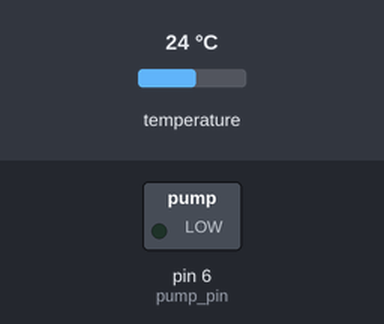
This sketch was run on a simulated Arduino Uno, built with avr-gcc and run on an emulated ATmega328P. Parts: switched loads named in the sketch (green lamp = pin HIGH). The inputs (shaded band) are chosen by the test bench; at power-on: temperature 24 °C. What the sketch prints to the serial monitor is not drawn.

Above: at 0.1 s.
At 0.8 s:
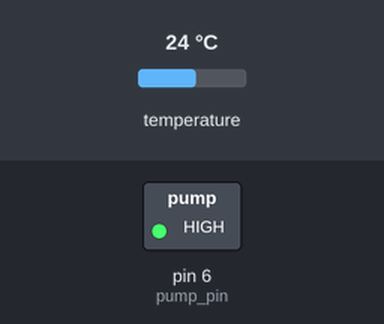
Timing chart, 0 to 2.3 s (numbered marks = the images above):
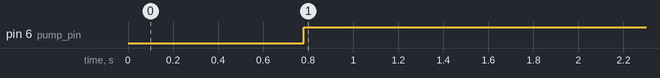

Measured:
- by itself, pin 6 (pump_pin): LOW → HIGH at 0.78 s

The sketch:

DIYChiller.ino
```cpp
/*********
  Rui Santos
  Complete project details at https://randomnerdtutorials.com
  Based on the Dallas Temperature Library example
*********/

#include <OneWire.h>
#include <DallasTemperature.h>

// Data wire is conntec to the Arduino digital pin 4
#define ONE_WIRE_BUS 4
#define pump_pin 6
#define temperature_min 22.5

// Setup a oneWire instance to communicate with any OneWire devices
OneWire oneWire(ONE_WIRE_BUS);

// Pass our oneWire reference to Dallas Temperature sensor
DallasTemperature sensors(&oneWire);

void setup(void)
{
  // Start serial communication for debugging purposes
  Serial.begin(9600);
  // Start up the library
  sensors.begin();
}

void loop(void){
  pinMode(pump_pin, OUTPUT);
  // Call sensors.requestTemperatures() to issue a global temperature and Requests to all devices on the bus
  sensors.requestTemperatures();
  while (sensors.getTempCByIndex(0)>temperature_min){
      digitalWrite(pump_pin,HIGH); // PUMP ON
      sensors.requestTemperatures();
      Serial.print("Celsius temperature: ");
      Serial.print(sensors.getTempCByIndex(0));
      Serial.print(" - Fahrenheit temperature: ");
      Serial.println(sensors.getTempFByIndex(0));


      delay(1000);
  }
  digitalWrite(pump_pin,LOW); // PUMP OFF

  Serial.print("Celsius temperature: ");
  // Why "byIndex"? You can have more than one IC on the same bus. 0 refers to the first IC on the wire
  Serial.print(sensors.getTempCByIndex(0));
  Serial.print(" - Fahrenheit temperature: ");
  Serial.println(sensors.getTempFByIndex(0));

  delay(1000);
}
```
